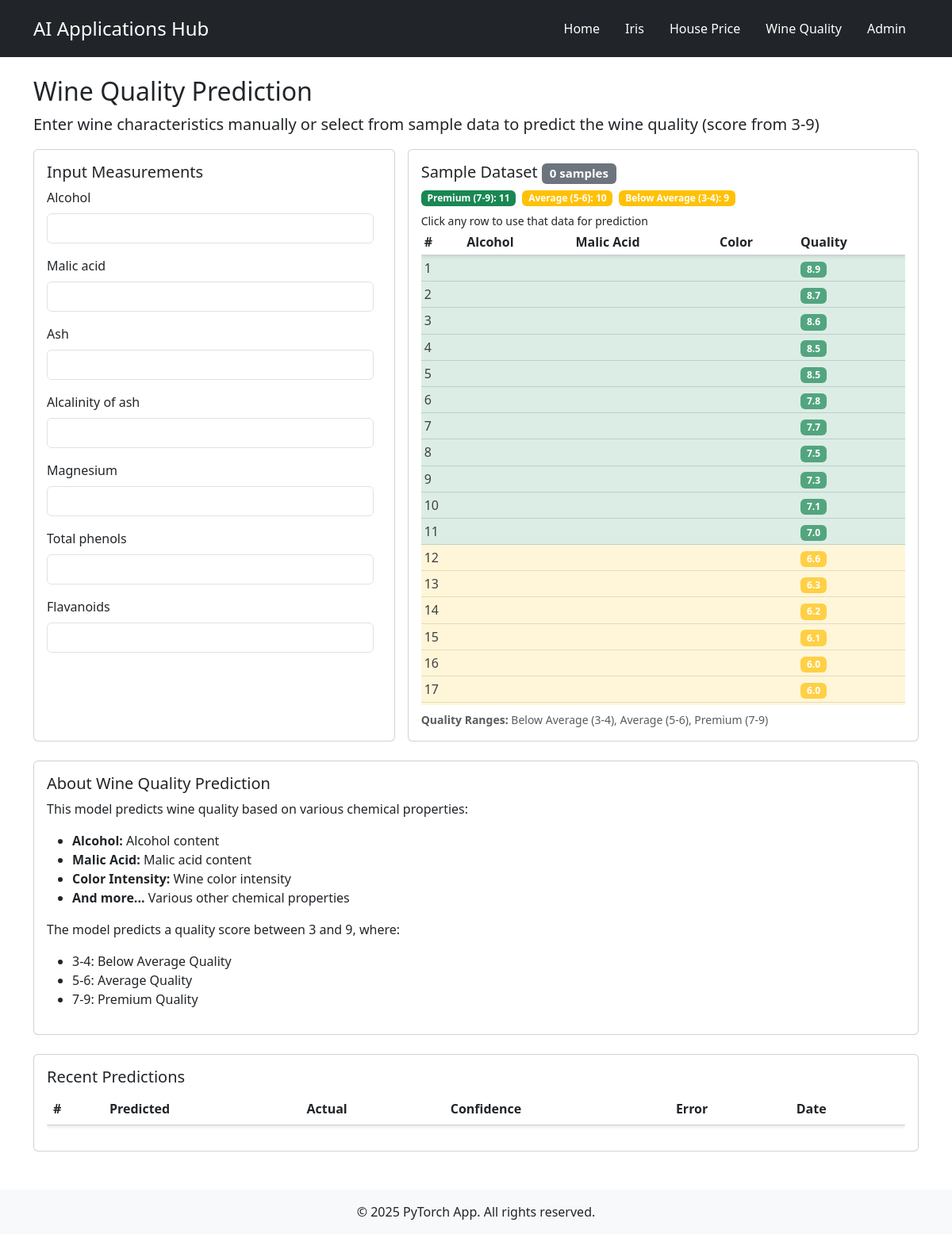
/wine-quality/, run on an earlier commit of the app's database.
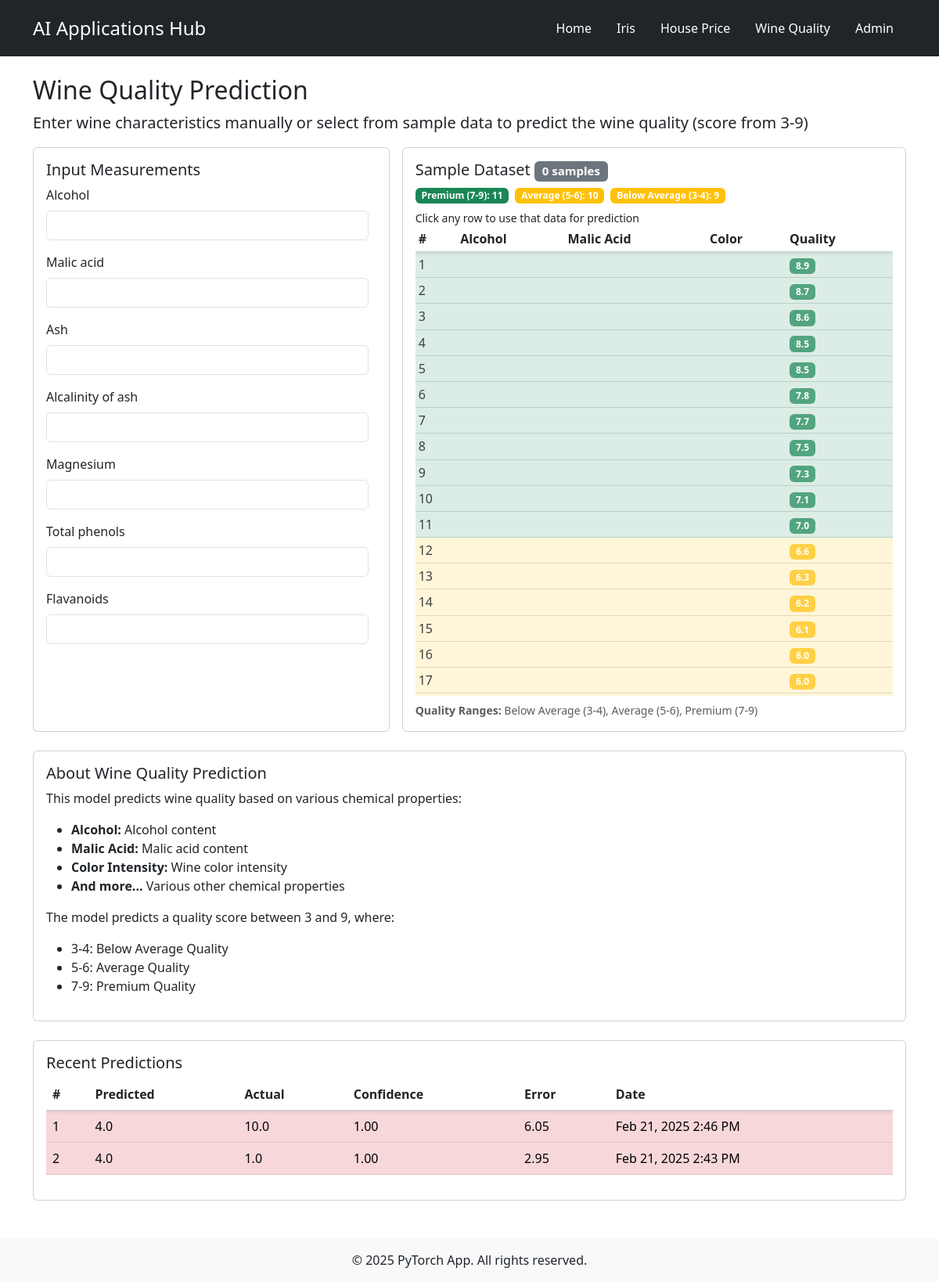
And on a later commit of the database.
### wine_quality/models.py (models this page shows, shortened)
class WineQuality(models.Model):
    alcohol = models.FloatField()
    malic_acid = models.FloatField()
    ash = models.FloatField()
    alcalinity_of_ash = models.FloatField()
    magnesium = models.FloatField()
    total_phenols = models.FloatField()
    flavanoids = models.FloatField()
    nonflavanoid_phenols = models.FloatField()
    proanthocyanins = models.FloatField()
    color_intensity = models.FloatField()
    hue = models.FloatField()
    od280_od315 = models.FloatField(verbose_name='OD280/OD315')
    proline = models.FloatField()
    predicted_quality = models.FloatField(null=True)
    actual_quality = models.FloatField()
    prediction_confidence = models.FloatField(null=True)
    created_at = models.DateTimeField(auto_now_add=True)
    class Meta:
        verbose_name_plural = "Wine Quality Predictions"

### wine_quality/views.py (the view)
# urls.py: path('', views.wine_quality_view, name='predict'),
def wine_quality_view(request):
    predictions = WineQuality.objects.order_by('-created_at')[:10]
    wine = load_wine()
    test_data = []
    stats = {
        'total_samples': len(wine.data),
        'quality_ranges': {
            'Premium (7-9)': 0,
            'Average (5-6)': 0,
            'Below Average (3-4)': 0
        }
    }
    for i in range(30):  # Increased from 5 to 30 samples
        quality = round(np.random.uniform(3, 9), 1)  # Round to 1 decimal place
        if quality >= 7:
            stats['quality_ranges']['Premium (7-9)'] += 1
        elif quality >= 5:
            stats['quality_ranges']['Average (5-6)'] += 1
        else:
            stats['quality_ranges']['Below Average (3-4)'] += 1
        row = {
            'alcohol': wine.data[i][0],
            'malic_acid': wine.data[i][1],
            'ash': wine.data[i][2],
            'alcalinity_of_ash': wine.data[i][3],
            'magnesium': wine.data[i][4],
            'total_phenols': wine.data[i][5],
            'flavanoids': wine.data[i][6],
            'nonflavanoid_phenols': wine.data[i][7],
            'proanthocyanins': wine.data[i][8],
            'color_intensity': wine.data[i][9],
            'hue': wine.data[i][10],
            'od280_od315': wine.data[i][11],
            'proline': wine.data[i][12],
            'actual_quality': quality,
            'quality_class': 'Premium' if quality >= 7 else 'Average' if quality >= 5 else 'Below Average'
        }
        test_data.append(row)
    test_data.sort(key=lambda x: x['actual_quality'], reverse=True)
    if request.method == 'POST':
        form = WineQualityForm(request.POST)
        if form.is_valid():
            wine = form.save(commit=False)
            features = np.array([[
                wine.alcohol, wine.malic_acid, wine.ash,
                wine.alcalinity_of_ash, wine.magnesium,
                wine.total_phenols, wine.flavanoids,
                wine.nonflavanoid_phenols, wine.proanthocyanins,
                wine.color_intensity, wine.hue,
                wine.od280_od315, wine.proline
            ]])
            scaler = StandardScaler()
            features_scaled = scaler.fit_transform(features)
            model = WineQualityRegressor.load_from_checkpoint(MODEL_PATH)
            model.eval()
            with torch.no_grad():
                X = torch.FloatTensor(features_scaled)
                mean_pred, std_pred = model.predict_with_uncertainty(X)
                wine.predicted_quality = mean_pred.item()
                wine.prediction_confidence = 1 - std_pred.item()
            wine.save()
            messages.success(request, 'Wine quality prediction made successfully!')
            prediction = {
                'predicted_quality': wine.predicted_quality,
                'features': {
                    'alcohol': wine.alcohol,
                    'malic_acid': wine.malic_acid,
                    'ash': wine.ash,
                    'alcalinity_of_ash': wine.alcalinity_of_ash,
                    'magnesium': wine.magnesium,
                    'total_phenols': wine.total_phenols,
                    'flavanoids': wine.flavanoids,
                    'nonflavanoid_phenols': wine.nonflavanoid_phenols,
                    'proanthocyanins': wine.proanthocyanins,
                    'color_intensity': wine.color_intensity,
                    'hue': wine.hue,
                    'od280_od315': wine.od280_od315,
                    'proline': wine.proline
                },
                'error': abs(wine.predicted_quality - wine.actual_quality)
            }
            return render(request, 'pages/wine_quality/predict.html', {
                'form': form,
                'predictions': predictions,
                'test_data': test_data,
                'prediction': prediction,
                'stats': stats
            })
    else:
        form = WineQualityForm()
    return render(request, 'pages/wine_quality/predict.html', {
        'form': form,
        'predictions': predictions,
        'test_data': test_data,
        'stats': stats
    })

### wine_quality/forms.py
class WineQualityForm(forms.ModelForm):
    class Meta:
        model = WineQuality
        fields = [
            'alcohol', 'malic_acid', 'ash', 'alcalinity_of_ash',
            'magnesium', 'total_phenols', 'flavanoids', 'nonflavanoid_phenols',
            'proanthocyanins', 'color_intensity', 'hue', 'od280_od315',
            'proline', 'actual_quality'
        ]
        widgets = {
            field: forms.NumberInput(attrs={'class': 'form-control'})
            for field in fields
        }

### wine_quality/templatetags/wine_quality_extras.py (called while the page is built)
@register.filter
def subtract(value, arg):
    try:
        return float(value) - float(arg)
    except (ValueError, TypeError):
        return ''

@register.filter
def absolute(value):
    try:
        return abs(float(value))
    except (ValueError, TypeError):
        return ''

### templates/pages/wine_quality/predict.html (shortened to what the changed rows need)
{% extends 'base.html' %}
{% load wine_quality_extras %}
{% load tz %}
{% block content %}
<div class="row">
    <div class="col-12">
        <h2>Wine Quality Prediction</h2>
        <div class="row g-3">
            <div class="col-md-5">
                <div class="card h-100">
                    <div class="card-body d-flex flex-column">
                        <div id="manual-form" class="flex-grow-1" style="max-height: 600px; overflow-y: auto; padding-right: 10px;">
                            <form method="post">
                                {% for field in form %}
                                <div class="mb-3">
                                    <label for="{{ field.id_for_label }}" class="form-label">{{ field.label }}</label>
                                    <input type="{{ field.field.widget.input_type }}"
                                           class="form-control"
                                           id="{{ field.id_for_label }}"
                                           name="{{ field.name }}"
                                           step="0.01"
                                           value="{{ field.value|default:'' }}">
                                </div>
                                {% endfor %}
                            </form>
                        </div>
                    </div>
                </div>
            </div>
            <div class="col-md-7">
                <div class="card h-100">
                    <div class="card-body d-flex flex-column">
                        <div>
                            <div class="d-flex gap-2 mb-2">
                                {% for range, count in stats.quality_ranges.items %}
                                <span class="badge {% if 'Premium' in range %}bg-success{% elif 'Average' in range %}bg-warning{% else %}bg-danger{% endif %}">
                                    {{ range }}: {{ count }}
                                </span>
                                {% endfor %}
                            </div>
                        </div>
                        <div class="table-responsive flex-grow-1" style="max-height: 600px; overflow-y: auto;">
                            <table class="table table-sm table-hover mb-0">
                                <thead class="sticky-top bg-white">
                                    <tr>
                                        <th>#</th>
                                        <th>Alcohol</th>
                                        <th>Malic Acid</th>
                                        <th>Color</th>
                                        <th>Quality</th>
                                    </tr>
                                </thead>
                                <tbody>
                                    {% for row in test_data %}
                                    <tr style="cursor: pointer;"
                                        onclick="useSampleData(this)"
                                        data-alcohol="{{ row.alcohol }}"
                                        data-malic-acid="{{ row.malic_acid }}"
                                        data-ash="{{ row.ash }}"
                                        data-alcalinity-of-ash="{{ row.alcalinity_of_ash }}"
                                        data-magnesium="{{ row.magnesium }}"
                                        data-total-phenols="{{ row.total_phenols }}"
                                        data-flavanoids="{{ row.flavanoids }}"
                                        data-nonflavanoid-phenols="{{ row.nonflavanoid_phenols }}"
                                        data-proanthocyanins="{{ row.proanthocyanins }}"
                                        data-color-intensity="{{ row.color_intensity }}"
                                        data-hue="{{ row.hue }}"
                                        data-od280-od315="{{ row.od280_od315 }}"
                                        data-proline="{{ row.proline }}"
                                        data-actual-quality="{{ row.actual_quality }}"
                                        data-bs-toggle="tooltip"
                                        title="Click to use this data"
                                        class="sample-row opacity-75 hover-opacity-100 {% if row.quality_class == 'Premium' %}table-success{% elif row.quality_class == 'Average' %}table-warning{% else %}table-danger{% endif %}">
                                        <td>{{ forloop.counter }}</td>
                                        <td>{{ row.alcohol|floatformat:2 }}</td>
                                        <td>{{ row.malic_acid|floatformat:2 }}</td>
                                        <td>{{ row.color_intensity|floatformat:2 }}</td>
                                        <td><span class="badge {% if row.quality_class == 'Premium' %}bg-success{% elif row.quality_class == 'Average' %}bg-warning{% else %}bg-danger{% endif %}">
                                            {{ row.actual_quality|floatformat:1 }}
                                        </span></td>
                                    </tr>
                                    {% endfor %}
                                </tbody>
                            </table>
                        </div>
                    </div>
                </div>
            </div>
        </div>
        <div class="mt-4">
            <div class="card">
                <div class="card-body">
                    <div class="table-responsive" style="max-height: 300px; overflow-y: auto;">
                        <table class="table">
                            <thead class="sticky-top bg-white">
                                <tr>
                                    <th>#</th>
                                    <th>Predicted</th>
                                    <th>Actual</th>
                                    <th>Confidence</th>
                                    <th>Error</th>
                                    <th>Date</th>
                                </tr>
                            </thead>
                            <tbody>
                                {% for pred in predictions %}
                                <tr class="{% if pred.predicted_quality|subtract:pred.actual_quality|absolute < 0.5 %}table-success{% elif pred.predicted_quality|subtract:pred.actual_quality|absolute < 1.0 %}table-warning{% else %}table-danger{% endif %}">
                                    <td>{{ forloop.counter }}</td>
                                    <td>{{ pred.predicted_quality|floatformat:1 }}</td>
                                    <td>{{ pred.actual_quality|floatformat:1 }}</td>
                                    <td>{{ pred.prediction_confidence|floatformat:2 }}</td>
                                    <td>{{ pred.predicted_quality|subtract:pred.actual_quality|absolute|floatformat:2 }}</td>
                                    <td>{{ pred.created_at|timezone:"America/Los_Angeles"|date:"M d, Y g:i A" }}</td>
                                </tr>
                                {% endfor %}
                            </tbody>
                        </table>
                    </div>
                </div>
            </div>
        </div>
    </div>
</div>
{% endblock %}

What changed in the data, as far as the page shows it:
added WineQuality: predicted_quality "4.0", actual_quality "10.0", prediction_confidence "1.00", predicted_quality|subtract "6.05", created_at "Feb 21, 2025 2:46 PM"
added WineQuality: predicted_quality "4.0", actual_quality "1.0", prediction_confidence "1.00", predicted_quality|subtract "2.95", created_at "Feb 21, 2025 2:43 PM"
